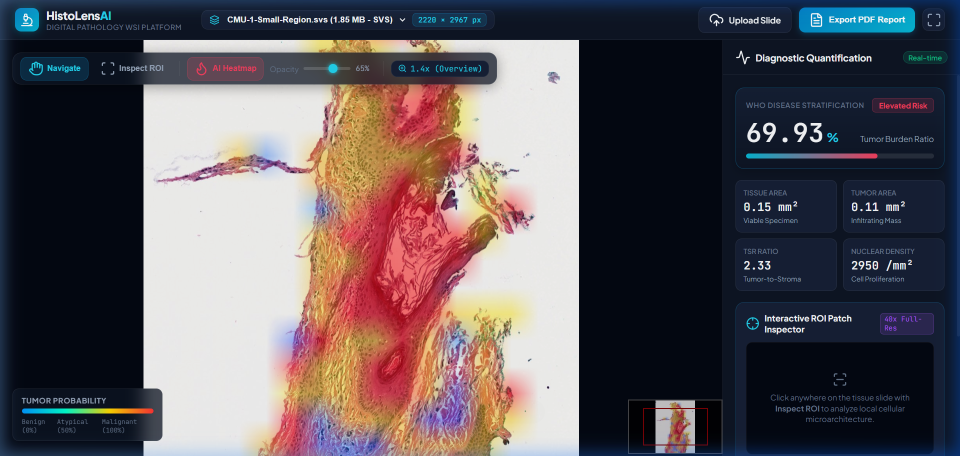
#> input picture assets/histolens_overview.png, 1920 x 912 px (shown at 1/2 size)
$ python -i slide_engine.py   (imports and definitions only)
#> lines starting #> are read from the running program, lines starting #| are printed output that depends on the picture
import os
import math
import io
from typing import Tuple, Dict, Any, Optional
import numpy as np
from PIL import Image

try:
    import tifffile
except ImportError:
    tifffile = None

class SlideEngine:
    """
    High-performance Digital Pathology Slide Engine.
    Handles pyramidal Whole Slide Images (.svs, .tiff) and high-resolution histology scans.
    Generates DeepZoom multi-resolution tiles dynamically without saving millions of small files.
    """
    def __init__(self, slide_path: str, tile_size: int = 256, overlap: int = 1):
        self.slide_path = slide_path
        self.tile_size = tile_size
        self.overlap = overlap
        self.is_svs = slide_path.lower().endswith(".svs")

        self.width = 0
        self.height = 0
        self.max_level = 0
        self.levels = []  # List of (w, h)
        self.base_image: Optional[Image.Image] = None
        self.pyramid_cache: Dict[int, Image.Image] = {}

        self._load_slide()

    def _load_slide(self):
        """Loads metadata and base image levels."""
        if not os.path.exists(self.slide_path):
            raise FileNotFoundError(f"Slide file not found at: {self.slide_path}")

        # Try loading via tifffile (standard for SVS / BigTIFF) or Pillow
        loaded = False
        if self.is_svs and tifffile is not None:
            try:
                with tifffile.TiffFile(self.slide_path) as tif:
                    # Page 0 is the primary baseline full-resolution image
                    page0 = tif.pages[0]
                    self.height, self.width = page0.shape[0], page0.shape[1]
                    # Load the image into PIL
                    raw_data = page0.asarray()
                    if raw_data.ndim == 3 and raw_data.shape[2] == 4:
                        self.base_image = Image.fromarray(raw_data[:, :, :3])
                    elif raw_data.ndim == 3:
                        self.base_image = Image.fromarray(raw_data)
                    else:
                        self.base_image = Image.fromarray(raw_data).convert("RGB")
                    loaded = True
            except Exception as e:
                print(f"Warning: tifffile failed on {self.slide_path} ({e}), falling back to PIL")

        if not loaded:
            # Fallback to PIL
            self.base_image = Image.open(self.slide_path).convert("RGB")
#> self.base_image is the input picture: PIL image 1920x912 RGB; mean R, G, B 93, 85.7, 90.8
            self.width, self.height = self.base_image.size
#> self.width = 1920; self.height = 912

        # Compute DeepZoom pyramid levels
        max_dim = max(self.width, self.height)
#> max_dim = 1920
        self.max_level = int(math.ceil(math.log2(max_dim)))
#> self.max_level = 11

        # Build dimensions for each level from 0 up to max_level
        self.levels = []
        for level in range(self.max_level + 1):
            scale = 0.5 ** (self.max_level - level)
            lvl_w = max(1, int(math.ceil(self.width * scale)))
            lvl_h = max(1, int(math.ceil(self.height * scale)))
            self.levels.append((lvl_w, lvl_h))

    # [69 lines left out: functions get_dzi_metadata, _get_level_image, get_tile, not called in this run]

    def get_thumbnail(self, max_size: int = 1024) -> Image.Image:
        """Generates a fast overview thumbnail for macro analysis & tissue detection."""
#> called with max_size = 1024
        ratio = min(max_size / self.width, max_size / self.height)
#> ratio = 0.533
        thumb_w = int(self.width * ratio)
#> thumb_w = 1024
        thumb_h = int(self.height * ratio)
#> thumb_h = 486
        return self.base_image.resize((thumb_w, thumb_h), Image.Resampling.BILINEAR)
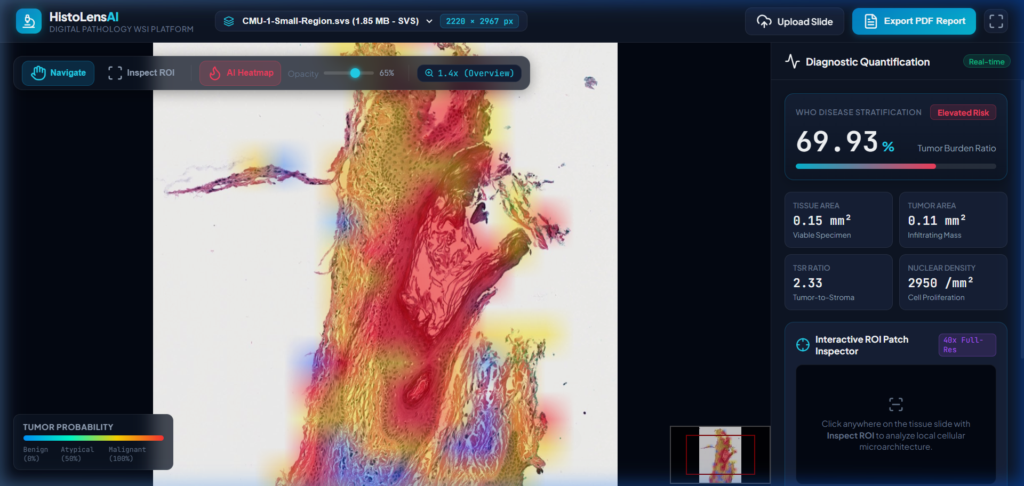
#> returned value: PIL image 1024x486 RGB; mean R, G, B 93, 85.7, 90.9

    # [7 lines left out: function extract_patch, not called in this run]

>>> result = SlideEngine('../assets/histolens_overview.png').get_thumbnail()

$ run again, on assets/histolens_roi_inspector.png
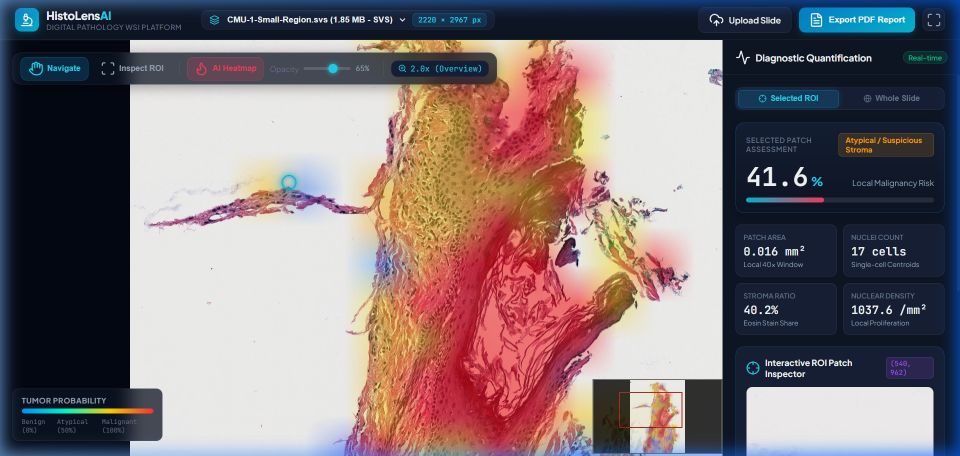
#> input picture assets/histolens_roi_inspector.png, 1920 x 912 px (shown at 1/2 size)
#> in _load_slide, self.base_image is the input picture: PIL image 1920x912 RGB; mean R, G, B 128, 115.1, 118.2
#> in get_thumbnail, `return self.base_image.resize((thumb_w, thumb_h), Image.Resampling.BIL..`:
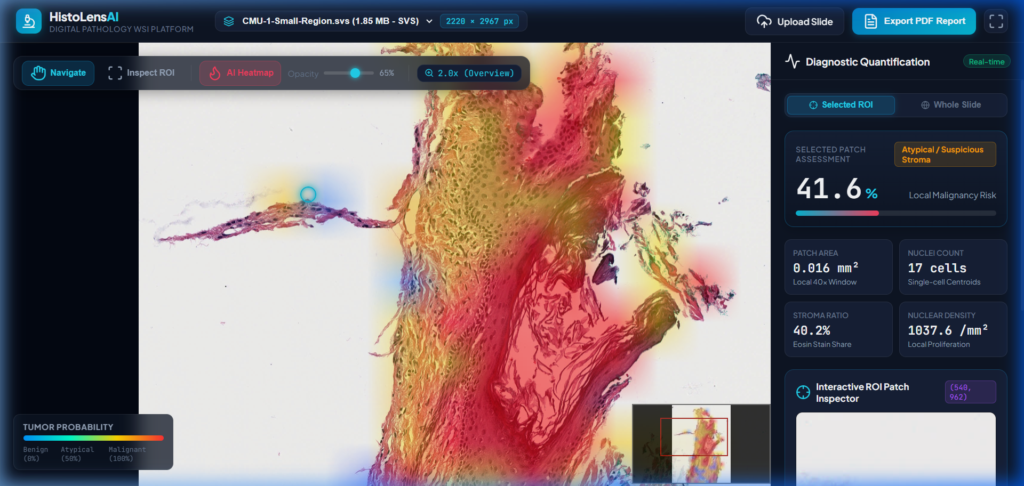
#> returned value: PIL image 1024x486 RGB; mean R, G, B 128, 115.1, 118.2
